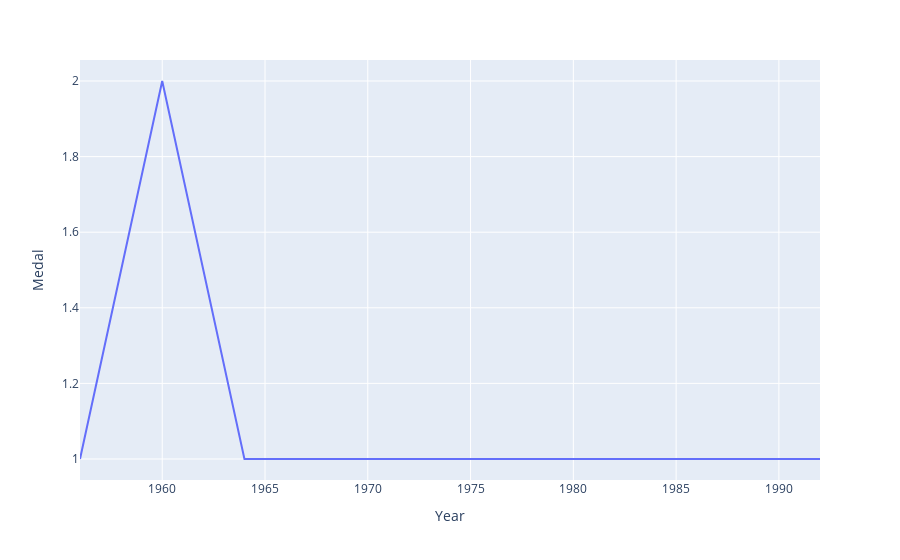

Source (notebook cell):
### Code cell
fig = px.line(final_df, x = 'Year', y = 'Medal')
fig.show()

### Figure 1 — Plotly figure (JSON) as saved in the notebook; plotly's stock layout.template omitted (floating-point values rounded to 4 significant figures)
{"data": [{"hovertemplate": "Year=%{x}<br>Medal=%{y}<extra></extra>", "legendgroup": "", "line": {"color": "#636efa", "dash": "solid"}, "marker": {"symbol": "circle"}, "mode": "lines", "name": "", "orientation": "v", "showlegend": false, "type": "scatter", "x": [1956, 1960, 1964, 1968, 1972, 1976, 1984, 1988, 1992], "xaxis": "x", "y": [1, 2, 1, 1, 1, 1, 1, 1, 1], "yaxis": "y"}], "layout": {"legend": {"tracegroupgap": 0}, "margin": {"t": 60}, "xaxis": {"anchor": "y", "domain": [0, 1], "title": {"text": "Year"}}, "yaxis": {"anchor": "x", "domain": [0, 1], "title": {"text": "Medal"}}}}
